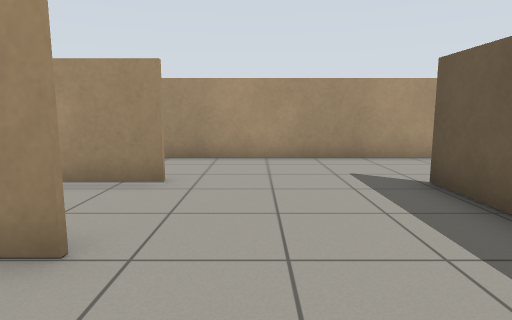
View 1 (above)

12 first-person views from a walk through a robot-simulator world made for Gazebo. The camera is 0.23 m above the floor, tilts 8° down and sees 75° across. The floor is counted in squares, 0.2 m on a side. Each view is taken from the middle of a square. On the plan, view 1 faces up. The plan holds only what a view shows up to about 13 squares ahead; the rest is blank.

View 2
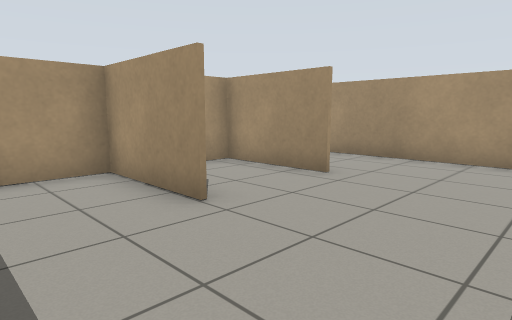

View 3
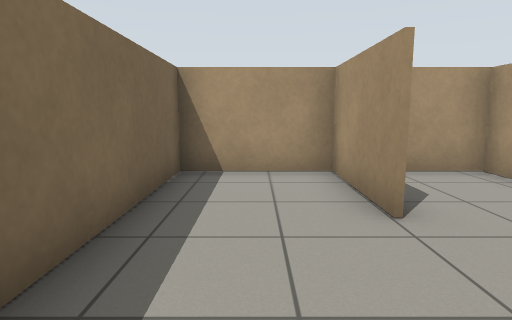

View 4
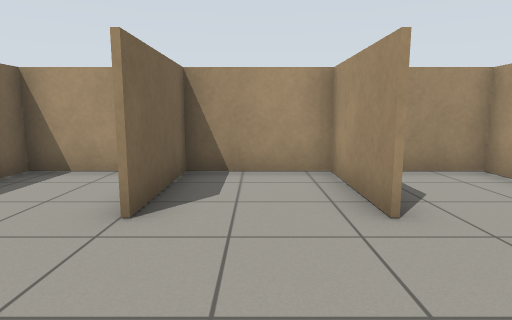

View 5
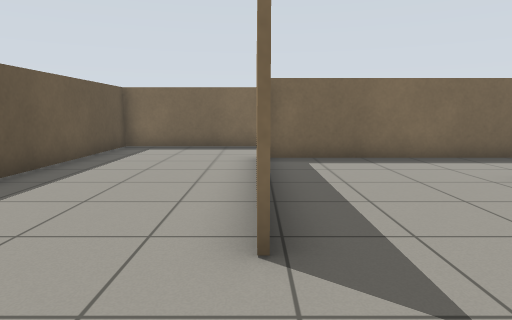

View 6
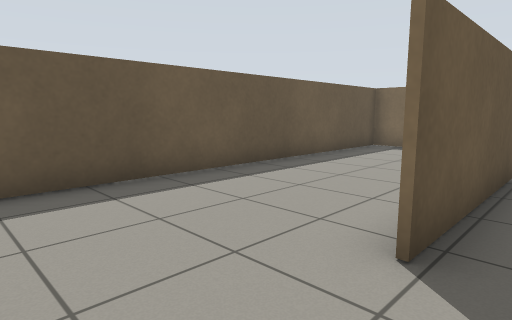

View 7
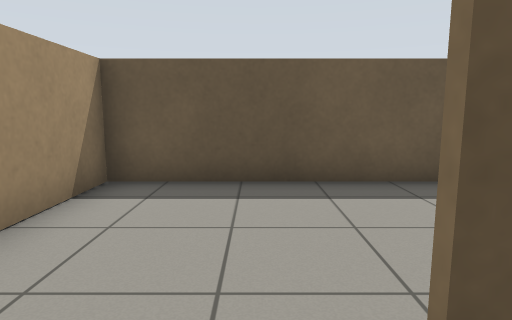

View 8
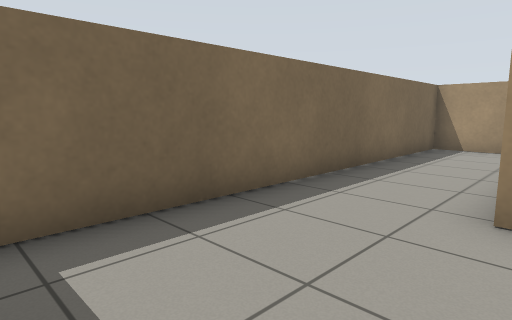

View 9
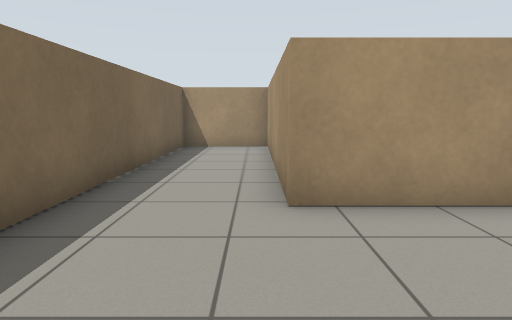

View 10
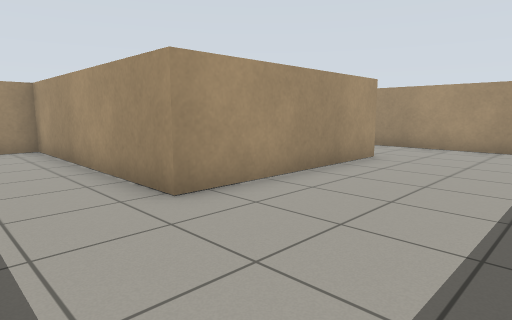

View 11
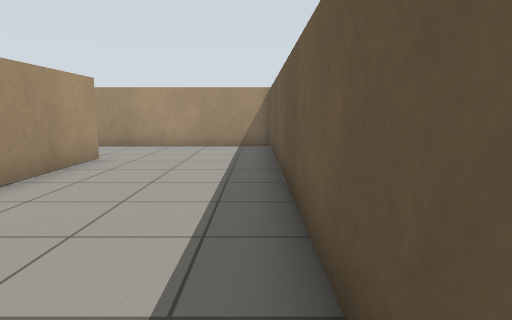

View 12
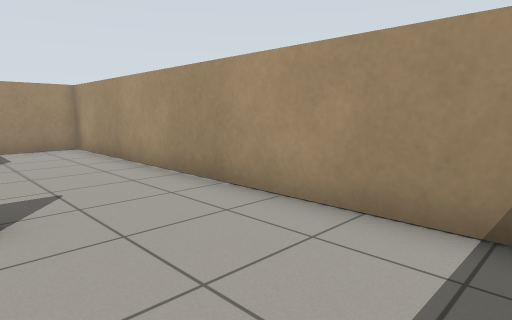

### Floor plan
Points are (right, up) in squares from view 1. A wall is a line through its corners. A room is listed if a view was taken in it or the views show most of it. See-through windows are left out.
Room 1 (views 1, 2, 3)
walls: (-1.5, 2.5) (-4.5, 2.5); (-4.5, -0.5) (2.6, -0.5); (2.9, 0.9) (2.9, 2.6); (-4.5, 3) (-4.5, -1)
ways out: opening at (0.5, 3) to room 2
Room 2 (views 4, 5, 6, 7)
walls: (-1.5, 5.5) (-4.5, 5.5) (-4.5, 3); (3.5, 8.5) (-4.5, 8.5) (-4.5, 6.5); (2.9, 2.6) (2.9, 5.5); (-4.5, 2.6) (-1.5, 2.6)
ways out: opening at (0.5, 3) to room 1; opening at (3, 7) to room 3
Room 3 (views 8, 9, 10, 11, 12)
walls: (3, 5.5) (3, -0.6) (-4.5, -0.6); (-4.5, -1) (-4.5, -3.5) (7.5, -3.5) (7.5, 8.5) (3.5, 8.5)
ways out: opening at (3, 7) to room 2

Where each view was taken, in squares from view 1:
view 1: 0 up, 0 right, facing up
view 2: 0 up, 2 right, facing up-left
view 3: 1 up, 2 right, facing left
view 4: 4 up, 2 right, facing left
view 5: 8 up, 3 right, facing down
view 6: 8 up, 2 right, facing down-right
view 7: 6 up, 2 right, facing right
view 8: 0 up, 7 right, facing down-left
view 9: 1 down, 7 right, facing left
view 10: 3 down, 7 right, facing up-left
view 11: 3 down, 7 right, facing up
view 12: 5 up, 7 right, facing up-left
